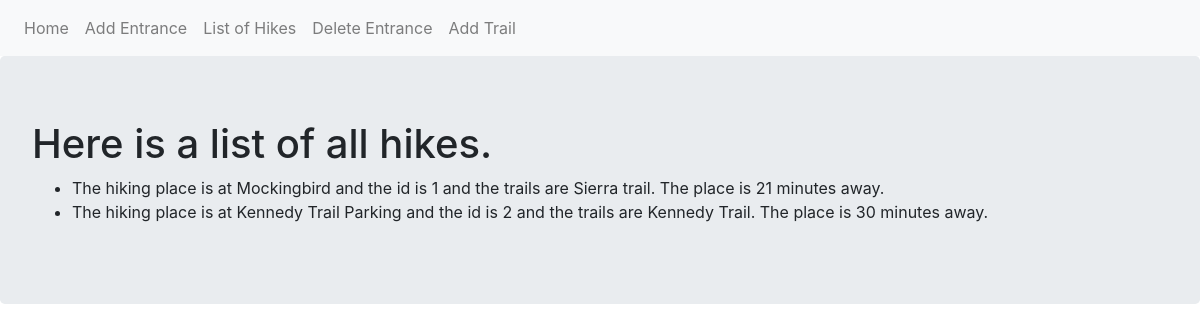
Page /entrances/list on the committed database.
### hiking/models.py (models this page shows, shortened)
class Entrance(db.Model):
    __tablename__ = "entrances"
    id = db.Column(db.Integer, primary_key=True)
    name = db.Column(db.Text)
    driving_time = db.Column(db.Integer)
    trails = db.relationship('Trail', backref="entrance", lazy='dynamic')
    def __repr__(self):
        path = []
        for trail in self.trails:
            path.append(trail)
        if len(path) > 0:
            object_string = ', '.join([str(x) for x in path])
            return f"The hiking place is at {self.name} and the id is {self.id} and the trails are {object_string}. The place is {self.driving_time} minutes away."
        else:
            return f"The hikinh place is at {self.name} and the id is {self.id}. The place is {self.driving_time} minutes away."

class Trail(db.Model):
    __tablename__ = "trails"
    id = db.Column(db.Integer,primary_key = True)
    name = db.Column(db.Text)
    entrance_id = db.Column(db.Integer, db.ForeignKey("entrances.id"))
    def __repr__(self):
        return f"{self.name}"

### hiking/entrances/views.py (the view)
@entrances_blueprint.route('/list')
def list_hikes():
    hikes = Entrance.query.all()
    return render_template('list_hikes.html', hikes=hikes)

### hiking/entrances/templates/entrances/list_hikes.html
{% extends "layout.html" %}
{% block content %}
<div class="jumbotron">
  <h1>Here is a list of all hikes.</h1>
  <ul>
    {% for hike in hikes  %}
    <li>{{hike}}</li>
    {% endfor %}
  </ul>
</div>
{% endblock %}

### hiking/templates/layout.html (shortened to what this page needs)
<!DOCTYPE html>
<html lang="en" dir="ltr">
  <head>
    <link rel="stylesheet" href="https://maxcdn.bootstrapcdn.com/bootstrap/4.0.0/css/bootstrap.min.css">
  </head>
  <body>
    <nav class="navbar navbar-expand-lg navbar-light bg-light">
    <div class="navbar-nav">
      <a class="nav-item nav-link" href="{{ url_for('index') }}">Home</a>
      <a class="nav-item nav-link" href="{{ url_for('entrances.add') }}">Add Entrance</a>
      <a class="nav-item nav-link" href="{{ url_for('entrances.list_hikes') }}">List of Hikes</a>
      <a class="nav-item nav-link" href="{{ url_for('entrances.delete') }}">Delete Entrance</a>
      <a class="nav-item nav-link" href="{{ url_for('trails.add') }}">Add Trail</a>
    </div>
</nav>
    {% block content %}
    {% endblock %}
  </body>
</html>

### rows in the picture
Entrance: name+id+driving_time "The hiking place is at Mockingbird and the id is 1 and the trails are Sierra trail. The place is 21 minutes away."
Entrance: name+id+driving_time "The hiking place is at Kennedy Trail Parking and the id is 2 and the trails are Kennedy Trail. The place is 30 minutes away."
